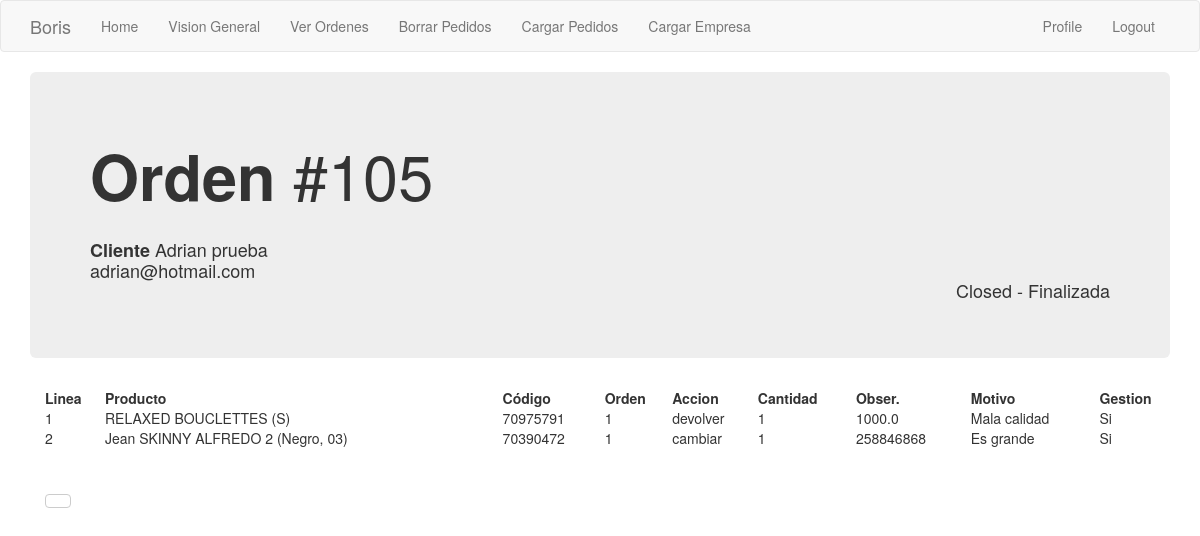
The page /orden/1 (signed in) on the database as committed earlier.
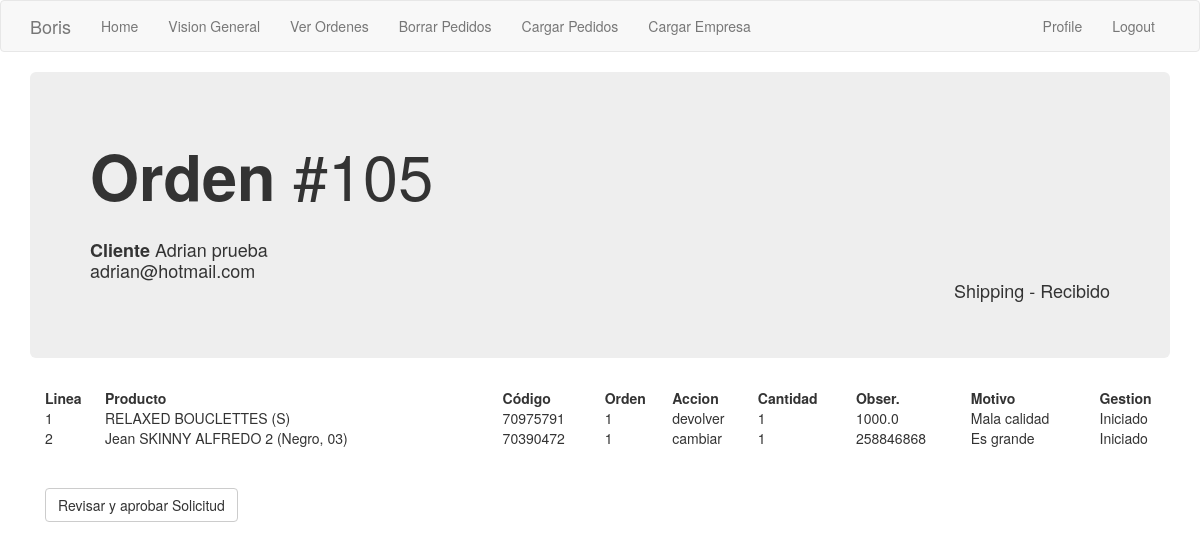
The same page on the database as committed later.
### app/models.py (models this page shows, shortened)
class Order_header(db.Model):
    id = db.Column(db.Integer, primary_key=True)
    order_number = db.Column(db.Integer, index=True)
    order_id_anterior = db.Column(db.Integer)
    creation_date = db.Column(db.String(35), index=True)
    last_update_date = db.Column(db.String(35))
    payment_method = db.Column(db.String(10))
    payment_card = db.Column(db.String(10))
    courier_order_id = db.Column(db.String(64), index=True)
    status = db.Column(db.String(15))
    sub_status = db.Column(db.String(15))
    customer_address = db.Column(db.String(64))
    customer_number = db.Column(db.String(10))
    customer_floor = db.Column(db.String(10))
    customer_zipcode = db.Column(db.String(8))
    customer_locality = db.Column(db.String(64))
    customer_city = db.Column(db.String(64))
    customer_province = db.Column(db.String(64))
    customer_country = db.Column(db.String(64))
    detalle = db.relationship('Order_detail', backref='productos', lazy='dynamic')
    transaction = db.relationship('Transaction_log', backref='transaccion', lazy='dynamic')
    customer_id = db.Column(db.Integer, db.ForeignKey('customer.id'))
    store = db.Column(db.Integer, db.ForeignKey('company.store_id'))

class Order_detail(db.Model):
    order_line_number = db.Column(db.String, primary_key=True)
    line_number = db.Column(db.Integer)
    prod_id = db.Column(db.Integer)
    name = db.Column(db.String(120))
    variant = db.Column(db.Integer)
    accion = db.Column(db.String(10))
    accion_cambiar_por = db.Column(db.Integer)
    accion_cantidad = db.Column(db.Integer)
    motivo = db.Column(db.String(50))
    monto_a_devolver = db.Column(db.Float)
    gestionado = db.Column(db.String(10))
    order = db.Column(db.Integer, db.ForeignKey('order_header.id'))

### app/main/routes.py (the view)
@bp.route('/orden/<orden_id>')
@login_required
def orden(orden_id):
    orden = Order_header.query.filter_by(id=orden_id).first()
    orden_linea = Order_detail.query.filter_by(order=orden_id).all()
    return render_template('orden.html', orden=orden, orden_linea=orden_linea, customer=orden.buyer)

### app/main/routes.py (called while the page is built)
@bp.before_app_request
def before_request():
    if current_user.is_authenticated:
        current_user.last_seen = datetime.utcnow()
        db.session.commit()

### app/models.py (called while the page is built)
@login.user_loader
def load_user(id):
    return User.query.get(int(id))

### app/templates/orden.html (shortened to what this page needs)
{% extends "base.html" %}
{% block app_content %}
    <div class='jumbotron'>
        <h1>
            <strong>Orden </strong>#{{orden.order_number}}
        </h1>
        <h4>
            <br> <strong> Cliente </strong>{{customer.name}}
            <br>         {{customer.email}}
            <div class="text-right"> {{orden.status}} - {{orden.sub_status}} </div>
        </h4>
    </div>
    <div class='container'>
        <table style="width:100%">
            <tr>
                <th>Linea</th>
                <th>Producto</th>
                <th>Código</th>
                <th>Orden</th>
                <th>Accion</th>
                <th>Cantidad</th>
                <th>Obser.</th>
                <th>Motivo</th>
                <th>Gestion</th>
            </tr>
            {% for i in orden_linea %}
            <tr>
                <td>{{i['line_number']}}</td>
                <td>{{i['name']}}</td>
                <td>{{i['prod_id']}}</td>
                <td>{{i['order']}}</td>
                <td>{{i['accion']}}</td>
                <td>{{i['accion_cantidad']}}</td>
                <td>
                {% if i['accion'] == 'cambiar' %}
                    {{i['accion_cambiar_por']}}
                {% else %}
                    {{i['monto_a_devolver']}}
                {% endif %}
                </td>
                <td>{{i['motivo']}}</td>
                <td>{{i['gestionado']}}</td>
            </tr>
            {% endfor %}
        </table>
        <br><br>
            {% if orden.sub_status == 'Iniciado' %}
                {% set text = 'Cobrar envío y pasar a Ready' %}
                {% set accion_orden = 'toReady' %}
            {% endif %}
            {% if orden.sub_status == 'Recibido' %}
                {% set text = 'Revisar y aprobar Solicitud' %}
                {% set accion_orden = 'toApproved' %}
            {% endif %}
            <a href="{{ url_for('main.gestionar_ordenes', orden_id = orden.id, accion_orden = accion_orden ) }}">
            <button class="btn btn-default"> {{text}} </button></a>
    </div>
{% endblock %}

Rows that differ between the two databases and show on the page:
changed Order_header: status "Closed" → "Shipping"; sub_status "Finalizada" → "Recibido"
changed Order_detail "RELAXED BOUCLETTES (S)": gestionado "Si" → "Iniciado"
changed Order_detail "Jean SKINNY ALFREDO 2 (Negro, 03)": gestionado "Si" → "Iniciado"
Other text that changed with them:
{{ text }}: (not shown) → "Revisar y aprobar Solicitud"
